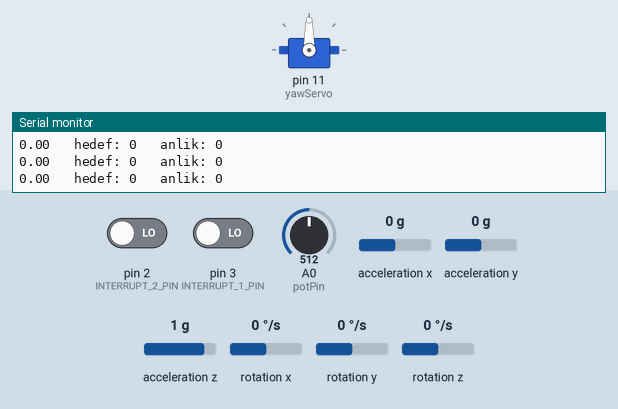
Bench run of a sketch on a simulated Arduino Uno, built with avr-gcc and run on an emulated ATmega328P. Shown: servo, the last lines printed to the serial monitor. The test bench sets the inputs (shaded band); at power-on: rotation z 0 °/s, acceleration x 0 g, A0 (potPin) = 512, acceleration z 1 g, pin 2 (INTERRUPT_2_PIN) LOW, pin 3 (INTERRUPT_1_PIN) LOW, acceleration y 0 g, rotation x 0 °/s, rotation y 0 °/s. The sensor or clock chip raises its interrupt line as the real part does.

Above: at 3.2 s.
3.3 s: rotation z set to 192 °/s
At 3.46 s:
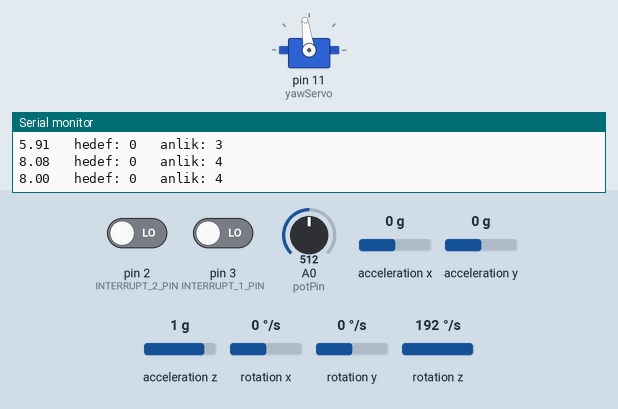
6.3 s: acceleration x set to -1.4 g
9.3 s: A0 (potPin) set to 716
At 10.72 s:
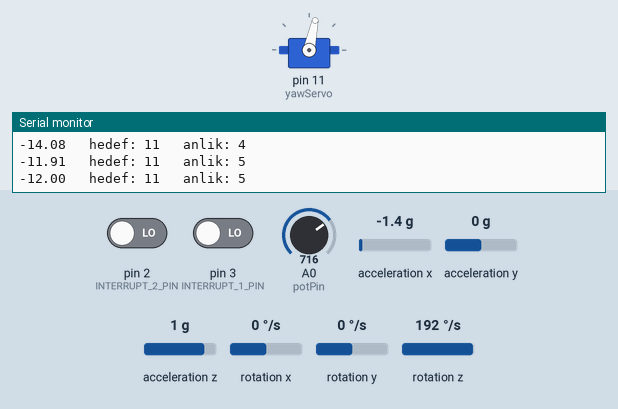
12.3 s: acceleration z set to -1.4 g
At 14.6 s:
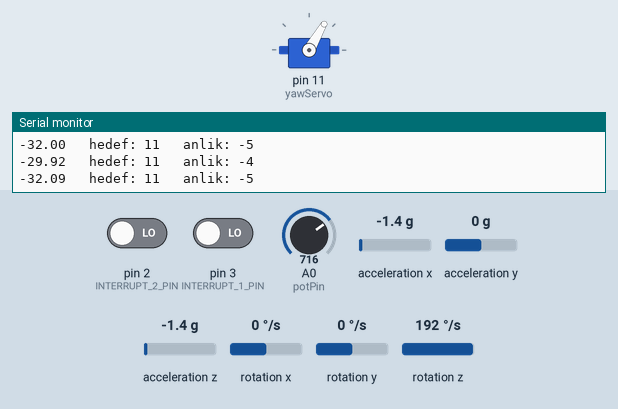
15.3 s: acceleration x set to 0 g
18.3 s: A0 (potPin) set to 30
At 18.51 s:
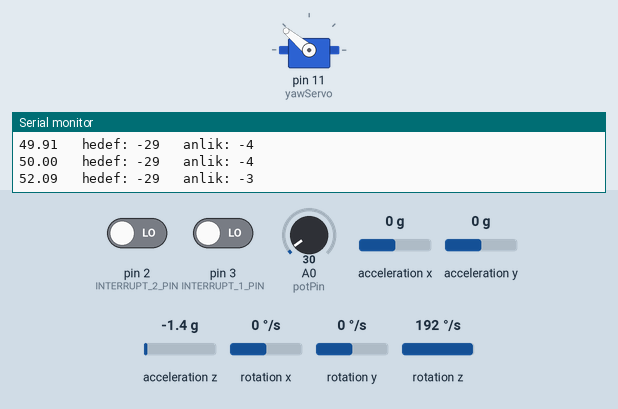
Timing chart, 0 to 22.3 s (numbered marks = the images above; inputs shaded):
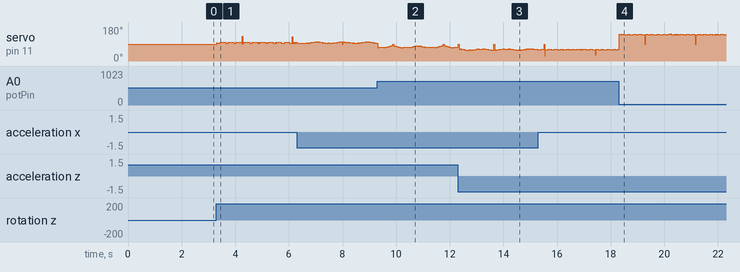

The sketch:

ika_donus_sistemi.ino
```cpp
#define INTERRUPT_1_PIN 3 //gyto int pin
#define INTERRUPT_2_PIN 2
#define IMU_COMMUNICATION_TIMEOUT 200

//gyro kalibre kısmı
#define ACCEL1_OFFSET_X 5602
#define ACCEL1_OFFSET_Y -7064
#define ACCEL1_OFFSET_Z 9178
#define GYRO1_OFFSET_X 3
#define GYRO1_OFFSET_Y -45
#define GYRO1_OFFSET_Z -55

#define ACCEL2_OFFSET_X 842
#define ACCEL2_OFFSET_Y -6375
#define ACCEL2_OFFSET_Z 1682
#define GYRO2_OFFSET_X -1198
#define GYRO2_OFFSET_Y -800
#define GYRO2_OFFSET_Z 44

#define potPin A0

#include <Servo.h>


#define KP_yaw 2.0//2.80
#define KI_yaw 0//0.0005
#define KD_yaw 0.8//400.00


Servo yawServo;

struct Orientation {
  double YawAngle;
  double PitchAngle;
  double RollAngle;
};

struct IMU_Values {
  bool Error;
  bool NewDataAvailable;
  unsigned long DeltaTime;
  struct Orientation CurrentOrientation;
};

#include "I2Cdev.h"
#include "MPU6050_6Axis_MotionApps20.h"
#if I2CDEV_IMPLEMENTATION == I2CDEV_ARDUINO_WIRE
#include "Wire.h"
#endif

MPU6050 mpu1(0x68);
MPU6050 mpu2(0x69);

// MPU control/status vars
bool dmpReady = false;  // set true if DMP init was successful
uint8_t mpuIntStatus;   // holds actual interrupt status byte from MPU
uint8_t devStatus;      // return status after each device operation (0 = success, !0 = error)
uint16_t packetSize;    // expected DMP packet size (default is 42 bytes)
uint16_t fifoCount;     // count of all bytes currently in FIFO
uint8_t fifoBuffer[64]; // FIFO storage buffer

Quaternion q;           // [w, x, y, z]         quaternion container
VectorInt16 aa;         // [x, y, z]            accel sensor measurements
VectorInt16 aaReal;     // [x, y, z]            gravity-free accel sensor measurements
VectorInt16 aaWorld;    // [x, y, z]            world-frame accel sensor measurements
VectorFloat gravity;    // [x, y, z]            gravity vector
float euler[3];         // [psi, theta, phi]    Euler angle container
float ypr[3];           // [yaw, pitch, roll]   yaw/pitch/roll container and gravity vector
volatile bool mpuInterrupt = false;     // indicates whether MPU interrupt pin has gone high
void dmpDataReady() {
  mpuInterrupt = true;
}

unsigned long last_time = 0;

int yawOffset = 0;
int gyro1Yaw;
int gyro2Yaw;

bool setOffset = false;
long setOffsetTime = 0;

double yaw_pid_i, yaw_last_error;
double yaw_control_signal;

void initializeIMU(MPU6050* mpu_, uint8_t INTERRUPT_PIN, int number)
{
    Wire.begin();
    Wire.setClock(400000);

    mpu_->initialize();
    pinMode(INTERRUPT_PIN, INPUT);

    if (!mpu_->testConnection()) {
        Serial.println("*imu test connection failed!");
    }

    devStatus = mpu_->dmpInitialize();

    if(number == 1)
    {
      mpu_->setXGyroOffset(GYRO1_OFFSET_X);
      mpu_->setYGyroOffset(GYRO1_OFFSET_Y);
      mpu_->setZGyroOffset(GYRO1_OFFSET_Z);

      mpu_->setXAccelOffset(ACCEL1_OFFSET_X);
      mpu_->setYAccelOffset(ACCEL1_OFFSET_Y);
      mpu_->setZAccelOffset(ACCEL1_OFFSET_Z);
    }
    else if(number == 2)
    {
      mpu_->setXGyroOffset(GYRO2_OFFSET_X);
      mpu_->setYGyroOffset(GYRO2_OFFSET_Y);
      mpu_->setZGyroOffset(GYRO2_OFFSET_Z);

      mpu_->setXAccelOffset(ACCEL2_OFFSET_X);
      mpu_->setYAccelOffset(ACCEL2_OFFSET_Y);
      mpu_->setZAccelOffset(ACCEL2_OFFSET_Z);
    }


    if (devStatus == 0) {
        mpu_->setDMPEnabled(true);

        attachInterrupt(digitalPinToInterrupt(INTERRUPT_PIN), dmpDataReady, RISING);

        mpuIntStatus = mpu_->getIntStatus();
        dmpReady = true;
        packetSize = mpu_->dmpGetFIFOPacketSize();
    }
}

struct IMU_Values GetIMU_Values(MPU6050* mpu_)
{
    struct IMU_Values o;
    o.NewDataAvailable = false;

    if (!dmpReady)
        return o;

    unsigned long current_time = millis();
    unsigned long delta_time = current_time - last_time;

    if (mpu_->dmpGetCurrentFIFOPacket(fifoBuffer)) {
        mpu_->dmpGetQuaternion(&q, fifoBuffer);
        mpu_->dmpGetGravity(&gravity, &q);
        mpu_->dmpGetYawPitchRoll(ypr, &q, &gravity);

        o.CurrentOrientation.YawAngle = ypr[0] * 180.0 / M_PI;
        o.CurrentOrientation.RollAngle = -ypr[1] * 180.0 / M_PI;
        o.CurrentOrientation.PitchAngle = ypr[2] * 180.0 / M_PI;

        o.NewDataAvailable = true;
        o.DeltaTime = delta_time;

        if (last_time == 0) {
            last_time = current_time;
            o.Error = true;
            return o;
        }

        last_time = current_time;
    }

    if (delta_time > IMU_COMMUNICATION_TIMEOUT)
        o.Error = true;
    else
        o.Error = false;

    return o;
}

double getControlSignal(double error, double kp, double ki, double kd, double& pid_i, double& last_error, unsigned long delta_time) {
  double pid_p = error;
  double pid_d = (error - last_error) / delta_time;
  pid_i += error * delta_time;

  double control_signal = (kp*pid_p) + (ki*pid_i) + (kd*pid_d);
  last_error = error;
  return control_signal;
}


void setup()
{
  Serial.begin(115200);

  Serial.println("kalibre ediliyor");

  pinMode(potPin, INPUT);

  yawServo.attach(11);

  initializeIMU(&mpu1, INTERRUPT_1_PIN, 1);
  initializeIMU(&mpu2, INTERRUPT_2_PIN, 2);


  Serial.println("offset ayari basladi Hareket ettirmeyin!");

  while(true)
  {
    IMU_Values imu1 = GetIMU_Values(&mpu1);
    IMU_Values imu2 = GetIMU_Values(&mpu2);

    gyro1Yaw = imu1.CurrentOrientation.YawAngle;
    gyro2Yaw = imu2.CurrentOrientation.YawAngle;


    if(!setOffset)
    {
      setOffset = true;
      setOffsetTime = millis();

      yawOffset = gyro1Yaw - gyro2Yaw;
    }

    if(millis() - setOffsetTime < 1000)
    {
      if(yawOffset != gyro1Yaw - gyro2Yaw)
      {
        setOffset = false;
      }

      Serial.print("Sabit kalması bekleniyor:   ");
      Serial.print(gyro1Yaw - gyro2Yaw);
      Serial.print("   pot: ");
      Serial.println(map(analogRead(potPin), 0, 1023, -30, 30));
    }
    else
    {
      break;
    }
  }

  yawOffset = gyro1Yaw - gyro2Yaw;

  Serial.println("Servo donuse basladi");
}

int yawValue = 0;
int hedefPos = 0;

void loop()
{
  IMU_Values imu1 = GetIMU_Values(&mpu1);
  IMU_Values imu2 = GetIMU_Values(&mpu2);

  int gyro1Pitch = imu1.CurrentOrientation.PitchAngle;
  int gyro1Roll = imu1.CurrentOrientation.RollAngle;
  int gyro1Yaw = imu1.CurrentOrientation.YawAngle;

  int gyro2Pitch = imu2.CurrentOrientation.PitchAngle;
  int gyro2Roll = imu2.CurrentOrientation.RollAngle;
  int gyro2Yaw = imu2.CurrentOrientation.YawAngle;

  /*Serial.print("   gyr1_x: ");
  Serial.print(gyro1Pitch);
  Serial.print("   gyr1_y: ");
  Serial.print(gyro1Roll);
  Serial.print("   gyr1_z: ");
  Serial.print(gyro1Yaw);

  Serial.print("         gyr2_x: ");
  Serial.print(gyro2Pitch);
  Serial.print("   gyr2_y: ");
  Serial.print(gyro2Roll);
  Serial.print("   gyr2_z: ");
  Serial.print(gyro2Yaw);

  Serial.print("         gyr_fark_x: ");
  Serial.print(gyro1Pitch-gyro2Pitch);
  Serial.print("   gyr_fark_y: ");
  Serial.print(gyro1Roll-gyro2Roll);
  Serial.print("   gyr_fark_z: ");
  Serial.println((gyro1Yaw-gyro2Yaw) - yawOffset);*/

  yawValue = (gyro1Yaw-gyro2Yaw) - yawOffset;

  hedefPos = map(analogRead(potPin), 0, 1023, -30, 30);


  yaw_control_signal = getControlSignal(yawValue - hedefPos, KP_yaw, KI_yaw, KD_yaw, yaw_pid_i, yaw_last_error, (imu1.DeltaTime + imu2.DeltaTime) / 2);

  Serial.print(yaw_control_signal);
  Serial.print("   hedef: ");
  Serial.print(hedefPos);
  Serial.print("   anlik: ");
  Serial.println(yawValue);

  if(abs(yawValue) > 90)
  {
    yawServo.write(90);
    //Serial.println("sinirler asildi servo durduruldu");
    //yawServo.write(yaw_control_signal + 90);
  }
  else
  {
    yawServo.write(yaw_control_signal + 90);
  }
}
```
